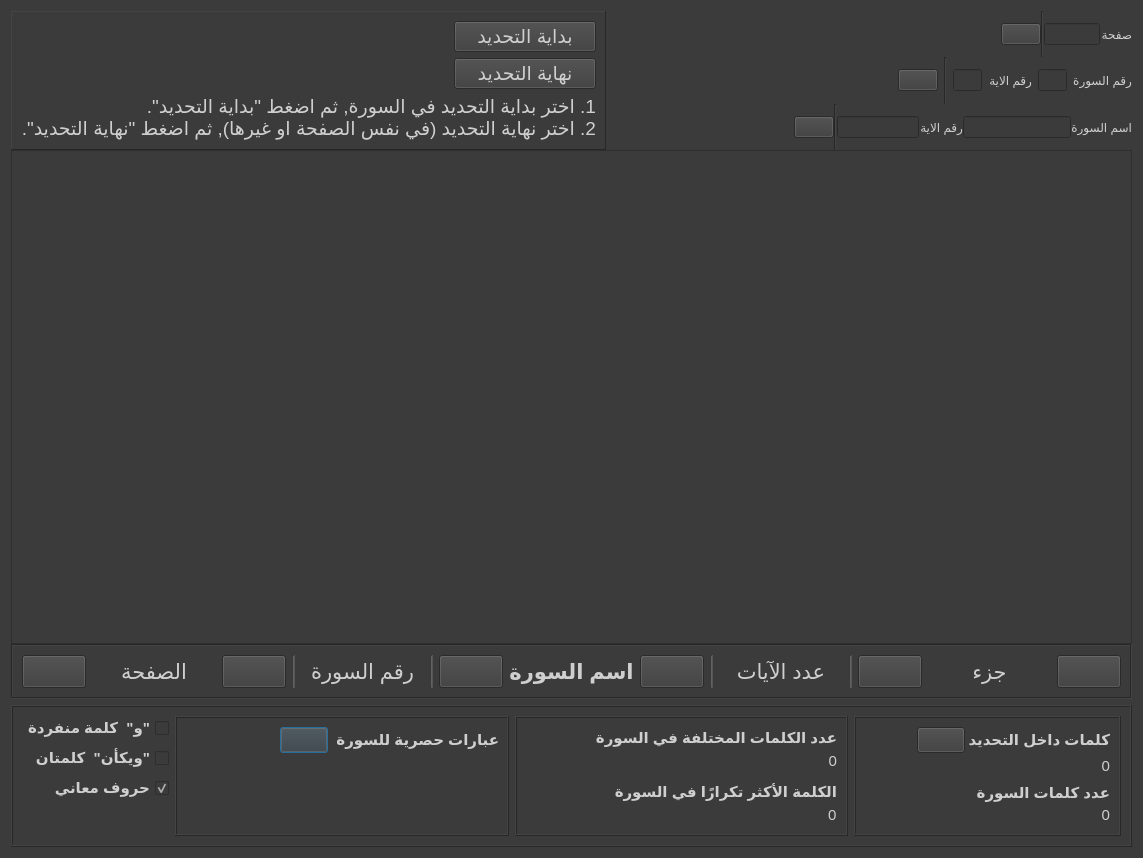
<?xml version="1.0" encoding="UTF-8"?>
<ui version="4.0">
 <class>MushafViewDialog</class>
 <widget class="QDialog" name="MushafViewDialog">
  <property name="geometry">
   <rect>
    <x>0</x>
    <y>0</y>
    <width>1143</width>
    <height>858</height>
   </rect>
  </property>
  <property name="windowTitle">
   <string>متصفح القرآن</string>
  </property>
  <property name="styleSheet">
   <string notr="true">background-color: rgb(59, 59, 59);
color: rgb(207, 207, 207);
font: 400 18pt &quot;Calibri&quot;;</string>
  </property>
  <layout class="QVBoxLayout" name="verticalLayout_7" stretch="5,1">
   <item>
    <layout class="QVBoxLayout" name="verticalLayout" stretch="6,0">
     <property name="spacing">
      <number>0</number>
     </property>
     <property name="leftMargin">
      <number>0</number>
     </property>
     <property name="topMargin">
      <number>0</number>
     </property>
     <property name="rightMargin">
      <number>0</number>
     </property>
     <property name="bottomMargin">
      <number>0</number>
     </property>
     <item>
      <layout class="QVBoxLayout" name="verticalLayout_3" stretch="0,0">
       <item>
        <layout class="QHBoxLayout" name="horizontalLayout_11" stretch="3,4">
         <item>
          <layout class="QVBoxLayout" name="verticalLayout_10">
           <item>
            <widget class="QFrame" name="frame_2">
             <property name="styleSheet">
              <string notr="true">font-size: 14pt;</string>
             </property>
             <property name="frameShape">
              <enum>QFrame::Panel</enum>
             </property>
             <property name="frameShadow">
              <enum>QFrame::Raised</enum>
             </property>
             <layout class="QVBoxLayout" name="verticalLayout_11">
              <item>
               <layout class="QGridLayout" name="gridLayout" columnstretch="3,1">
                <item row="0" column="1">
                 <widget class="QPushButton" name="selectionStartButton">
                  <property name="sizePolicy">
                   <sizepolicy hsizetype="Expanding" vsizetype="Fixed">
                    <horstretch>0</horstretch>
                    <verstretch>0</verstretch>
                   </sizepolicy>
                  </property>
                  <property name="text">
                   <string>بداية التحديد</string>
                  </property>
                  <property name="autoDefault">
                   <bool>false</bool>
                  </property>
                 </widget>
                </item>
                <item row="1" column="1">
                 <widget class="QPushButton" name="selectionEndButton">
                  <property name="sizePolicy">
                   <sizepolicy hsizetype="MinimumExpanding" vsizetype="Fixed">
                    <horstretch>0</horstretch>
                    <verstretch>0</verstretch>
                   </sizepolicy>
                  </property>
                  <property name="text">
                   <string>نهاية التحديد</string>
                  </property>
                  <property name="autoDefault">
                   <bool>false</bool>
                  </property>
                 </widget>
                </item>
                <item row="0" column="0">
                 <widget class="QLabel" name="selectionStartLabel">
                  <property name="text">
                   <string/>
                  </property>
                 </widget>
                </item>
                <item row="1" column="0">
                 <widget class="QLabel" name="selectionEndLabel">
                  <property name="text">
                   <string/>
                  </property>
                 </widget>
                </item>
               </layout>
              </item>
              <item>
               <widget class="QLabel" name="label_16">
                <property name="styleSheet">
                 <string notr="true">font: italic 400 10pt &quot;Calibri&quot;;</string>
                </property>
                <property name="text">
                 <string>1. اختر بداية التحديد في السورة, ثم اضغط &quot;بداية التحديد&quot;.
2. اختر نهاية التحديد (في نفس الصفحة او غيرها), ثم اضغط &quot;نهاية التحديد&quot;.</string>
                </property>
               </widget>
              </item>
             </layout>
            </widget>
           </item>
          </layout>
         </item>
         <item>
          <layout class="QVBoxLayout" name="verticalLayout_2" stretch="0,0,0">
           <item>
            <layout class="QHBoxLayout" name="horizontalLayout_5" stretch="6,2">
             <item>
              <spacer name="horizontalSpacer_2">
               <property name="orientation">
                <enum>Qt::Horizontal</enum>
               </property>
               <property name="sizeHint" stdset="0">
                <size>
                 <width>40</width>
                 <height>20</height>
                </size>
               </property>
              </spacer>
             </item>
             <item>
              <layout class="QHBoxLayout" name="horizontalLayout_10">
               <item>
                <widget class="QPushButton" name="goToPageButton">
                 <property name="text">
                  <string/>
                 </property>
                 <property name="icon">
                  <iconset resource="../resources/resources.qrc">
                   <normaloff>:/search-icon.png</normaloff>:/search-icon.png</iconset>
                 </property>
                 <property name="iconSize">
                  <size>
                   <width>24</width>
                   <height>24</height>
                  </size>
                 </property>
                 <property name="autoDefault">
                  <bool>false</bool>
                 </property>
                </widget>
               </item>
               <item>
                <widget class="Line" name="line_2">
                 <property name="orientation">
                  <enum>Qt::Vertical</enum>
                 </property>
                </widget>
               </item>
               <item>
                <widget class="QLineEdit" name="pageInput">
                 <property name="alignment">
                  <set>Qt::AlignRight|Qt::AlignTrailing|Qt::AlignVCenter</set>
                 </property>
                </widget>
               </item>
               <item>
                <widget class="QLabel" name="label">
                 <property name="text">
                  <string>صفحة</string>
                 </property>
                </widget>
               </item>
              </layout>
             </item>
            </layout>
           </item>
           <item>
            <layout class="QHBoxLayout" name="horizontalLayout_9" stretch="10,8">
             <property name="spacing">
              <number>6</number>
             </property>
             <item>
              <spacer name="horizontalSpacer">
               <property name="orientation">
                <enum>Qt::Horizontal</enum>
               </property>
               <property name="sizeHint" stdset="0">
                <size>
                 <width>40</width>
                 <height>20</height>
                </size>
               </property>
              </spacer>
             </item>
             <item>
              <layout class="QHBoxLayout" name="horizontalLayout_12">
               <item>
                <layout class="QHBoxLayout" name="horizontalLayout_8">
                 <item>
                  <widget class="QPushButton" name="goToRefButton">
                   <property name="text">
                    <string/>
                   </property>
                   <property name="icon">
                    <iconset resource="../resources/resources.qrc">
                     <normaloff>:/search-icon.png</normaloff>:/search-icon.png</iconset>
                   </property>
                   <property name="iconSize">
                    <size>
                     <width>24</width>
                     <height>24</height>
                    </size>
                   </property>
                   <property name="autoDefault">
                    <bool>false</bool>
                   </property>
                  </widget>
                 </item>
                 <item>
                  <widget class="Line" name="line_3">
                   <property name="orientation">
                    <enum>Qt::Vertical</enum>
                   </property>
                  </widget>
                 </item>
                 <item>
                  <widget class="QLineEdit" name="verseInput">
                   <property name="enabled">
                    <bool>true</bool>
                   </property>
                   <property name="layoutDirection">
                    <enum>Qt::RightToLeft</enum>
                   </property>
                   <property name="text">
                    <string/>
                   </property>
                   <property name="alignment">
                    <set>Qt::AlignRight|Qt::AlignTrailing|Qt::AlignVCenter</set>
                   </property>
                  </widget>
                 </item>
                 <item>
                  <widget class="QLabel" name="label_5">
                   <property name="text">
                    <string>رقم الاية</string>
                   </property>
                  </widget>
                 </item>
                </layout>
               </item>
               <item>
                <layout class="QHBoxLayout" name="horizontalLayout_7">
                 <property name="spacing">
                  <number>6</number>
                 </property>
                 <item>
                  <widget class="QLineEdit" name="surahNumInput">
                   <property name="alignment">
                    <set>Qt::AlignRight|Qt::AlignTrailing|Qt::AlignVCenter</set>
                   </property>
                  </widget>
                 </item>
                 <item>
                  <widget class="QLabel" name="label_4">
                   <property name="text">
                    <string>رقم السورة</string>
                   </property>
                  </widget>
                 </item>
                </layout>
               </item>
              </layout>
             </item>
            </layout>
           </item>
           <item>
            <layout class="QHBoxLayout" name="horizontalLayout_14" stretch="3,0,0,2,0">
             <item>
              <spacer name="horizontalSpacer_3">
               <property name="orientation">
                <enum>Qt::Horizontal</enum>
               </property>
               <property name="sizeHint" stdset="0">
                <size>
                 <width>40</width>
                 <height>20</height>
                </size>
               </property>
              </spacer>
             </item>
             <item>
              <widget class="QPushButton" name="goToRef_2">
               <property name="text">
                <string/>
               </property>
               <property name="icon">
                <iconset resource="../resources/resources.qrc">
                 <normaloff>:/search-icon.png</normaloff>:/search-icon.png</iconset>
               </property>
               <property name="iconSize">
                <size>
                 <width>24</width>
                 <height>24</height>
                </size>
               </property>
               <property name="autoDefault">
                <bool>false</bool>
               </property>
              </widget>
             </item>
             <item>
              <widget class="Line" name="line_4">
               <property name="orientation">
                <enum>Qt::Vertical</enum>
               </property>
              </widget>
             </item>
             <item>
              <layout class="QHBoxLayout" name="horizontalLayout_15">
               <item>
                <layout class="QHBoxLayout" name="horizontalLayout_18">
                 <item>
                  <widget class="QLineEdit" name="verseInput_2">
                   <property name="enabled">
                    <bool>true</bool>
                   </property>
                   <property name="layoutDirection">
                    <enum>Qt::RightToLeft</enum>
                   </property>
                   <property name="text">
                    <string/>
                   </property>
                   <property name="alignment">
                    <set>Qt::AlignRight|Qt::AlignTrailing|Qt::AlignVCenter</set>
                   </property>
                  </widget>
                 </item>
                 <item>
                  <widget class="QLabel" name="label_17">
                   <property name="text">
                    <string>رقم الاية</string>
                   </property>
                  </widget>
                 </item>
                </layout>
               </item>
              </layout>
             </item>
             <item>
              <layout class="QHBoxLayout" name="horizontalLayout_19">
               <item>
                <widget class="QLineEdit" name="surahNameInput"/>
               </item>
               <item>
                <widget class="QLabel" name="label_6">
                 <property name="text">
                  <string>اسم السورة</string>
                 </property>
                </widget>
               </item>
              </layout>
             </item>
            </layout>
           </item>
          </layout>
         </item>
        </layout>
       </item>
       <item>
        <widget class="QTextBrowser" name="textBrowser">
         <property name="cursor" stdset="0">
          <cursorShape>IBeamCursor</cursorShape>
         </property>
         <property name="layoutDirection">
          <enum>Qt::RightToLeft</enum>
         </property>
         <property name="styleSheet">
          <string notr="true">font-family: 'Noto Naskh Arabic'; font-size: 17pt;</string>
         </property>
         <property name="locale">
          <locale language="Arabic" country="Israel"/>
         </property>
        </widget>
       </item>
      </layout>
     </item>
     <item>
      <layout class="QHBoxLayout" name="horizontalLayout_4">
       <property name="spacing">
        <number>0</number>
       </property>
       <item>
        <widget class="QFrame" name="frame_4">
         <property name="styleSheet">
          <string notr="true">font-size: 16pt;</string>
         </property>
         <property name="frameShape">
          <enum>QFrame::Box</enum>
         </property>
         <property name="frameShadow">
          <enum>QFrame::Sunken</enum>
         </property>
         <layout class="QHBoxLayout" name="horizontalLayout_2" stretch="0,1,0,0,1,0,0,1,0,0,1,0,0,1,0">
          <item>
           <widget class="QPushButton" name="nextPushButton">
            <property name="toolTip">
             <string>الصفحة التالية</string>
            </property>
            <property name="text">
             <string/>
            </property>
            <property name="icon">
             <iconset resource="../resources/resources.qrc">
              <normaloff>:/left-arrow-icon.png</normaloff>:/left-arrow-icon.png</iconset>
            </property>
            <property name="iconSize">
             <size>
              <width>20</width>
              <height>20</height>
             </size>
            </property>
            <property name="autoDefault">
             <bool>false</bool>
            </property>
           </widget>
          </item>
          <item>
           <widget class="QLabel" name="pageNumDisplay">
            <property name="styleSheet">
             <string notr="true"/>
            </property>
            <property name="text">
             <string notr="true">الصفحة</string>
            </property>
            <property name="alignment">
             <set>Qt::AlignCenter</set>
            </property>
           </widget>
          </item>
          <item>
           <widget class="QPushButton" name="prevPushButton">
            <property name="toolTip">
             <string>الصفحة السابقة</string>
            </property>
            <property name="text">
             <string/>
            </property>
            <property name="icon">
             <iconset resource="../resources/resources.qrc">
              <normaloff>:/right-arrow-icon.png</normaloff>:/right-arrow-icon.png</iconset>
            </property>
            <property name="iconSize">
             <size>
              <width>20</width>
              <height>20</height>
             </size>
            </property>
            <property name="autoDefault">
             <bool>false</bool>
            </property>
           </widget>
          </item>
          <item>
           <widget class="Line" name="line_7">
            <property name="styleSheet">
             <string notr="true">background-color: #565656;</string>
            </property>
            <property name="lineWidth">
             <number>1</number>
            </property>
            <property name="orientation">
             <enum>Qt::Vertical</enum>
            </property>
           </widget>
          </item>
          <item>
           <widget class="QLabel" name="surahNumDisplay">
            <property name="styleSheet">
             <string notr="true"/>
            </property>
            <property name="text">
             <string notr="true">رقم السورة</string>
            </property>
            <property name="alignment">
             <set>Qt::AlignCenter</set>
            </property>
           </widget>
          </item>
          <item>
           <widget class="Line" name="line_6">
            <property name="styleSheet">
             <string notr="true">background-color: #565656;</string>
            </property>
            <property name="lineWidth">
             <number>1</number>
            </property>
            <property name="orientation">
             <enum>Qt::Vertical</enum>
            </property>
           </widget>
          </item>
          <item>
           <widget class="QPushButton" name="nextSurahButton">
            <property name="toolTip">
             <string>السورة التالية</string>
            </property>
            <property name="text">
             <string/>
            </property>
            <property name="icon">
             <iconset resource="../resources/resources.qrc">
              <normaloff>:/left-arrow-icon.png</normaloff>:/left-arrow-icon.png</iconset>
            </property>
            <property name="iconSize">
             <size>
              <width>20</width>
              <height>20</height>
             </size>
            </property>
            <property name="autoDefault">
             <bool>false</bool>
            </property>
           </widget>
          </item>
          <item>
           <widget class="QLabel" name="surahNameDisplay">
            <property name="styleSheet">
             <string notr="true">font: bold;</string>
            </property>
            <property name="text">
             <string notr="true">اسم السورة</string>
            </property>
            <property name="alignment">
             <set>Qt::AlignCenter</set>
            </property>
           </widget>
          </item>
          <item>
           <widget class="QPushButton" name="prevSurahButton">
            <property name="toolTip">
             <string>السورة السابقة</string>
            </property>
            <property name="text">
             <string/>
            </property>
            <property name="icon">
             <iconset resource="../resources/resources.qrc">
              <normaloff>:/right-arrow-icon.png</normaloff>:/right-arrow-icon.png</iconset>
            </property>
            <property name="iconSize">
             <size>
              <width>20</width>
              <height>20</height>
             </size>
            </property>
            <property name="autoDefault">
             <bool>false</bool>
            </property>
           </widget>
          </item>
          <item>
           <widget class="Line" name="line_5">
            <property name="styleSheet">
             <string notr="true">background-color: #565656;</string>
            </property>
            <property name="orientation">
             <enum>Qt::Vertical</enum>
            </property>
           </widget>
          </item>
          <item>
           <widget class="QLabel" name="versesCountDisplay">
            <property name="styleSheet">
             <string notr="true"/>
            </property>
            <property name="text">
             <string notr="true">عدد الآيات</string>
            </property>
            <property name="alignment">
             <set>Qt::AlignCenter</set>
            </property>
           </widget>
          </item>
          <item>
           <widget class="Line" name="line">
            <property name="styleSheet">
             <string notr="true">background-color: #565656;</string>
            </property>
            <property name="lineWidth">
             <number>1</number>
            </property>
            <property name="orientation">
             <enum>Qt::Vertical</enum>
            </property>
           </widget>
          </item>
          <item>
           <widget class="QPushButton" name="nextJuzButton">
            <property name="toolTip">
             <string>الجزء التالي</string>
            </property>
            <property name="text">
             <string/>
            </property>
            <property name="icon">
             <iconset resource="../resources/resources.qrc">
              <normaloff>:/left-arrow-icon.png</normaloff>:/left-arrow-icon.png</iconset>
            </property>
            <property name="autoDefault">
             <bool>false</bool>
            </property>
           </widget>
          </item>
          <item>
           <widget class="QLabel" name="juzzNumDisplay">
            <property name="styleSheet">
             <string notr="true"/>
            </property>
            <property name="text">
             <string notr="true">جزء</string>
            </property>
            <property name="alignment">
             <set>Qt::AlignCenter</set>
            </property>
           </widget>
          </item>
          <item>
           <widget class="QPushButton" name="prevJuzButton">
            <property name="toolTip">
             <string>الجزء السابق</string>
            </property>
            <property name="text">
             <string/>
            </property>
            <property name="icon">
             <iconset resource="../resources/resources.qrc">
              <normaloff>:/right-arrow-icon.png</normaloff>:/right-arrow-icon.png</iconset>
            </property>
            <property name="iconSize">
             <size>
              <width>20</width>
              <height>20</height>
             </size>
            </property>
            <property name="autoDefault">
             <bool>false</bool>
            </property>
           </widget>
          </item>
         </layout>
        </widget>
       </item>
      </layout>
     </item>
    </layout>
   </item>
   <item>
    <widget class="QFrame" name="frame">
     <property name="sizePolicy">
      <sizepolicy hsizetype="Preferred" vsizetype="Preferred">
       <horstretch>0</horstretch>
       <verstretch>0</verstretch>
      </sizepolicy>
     </property>
     <property name="styleSheet">
      <string notr="true">font-size: 11pt;</string>
     </property>
     <property name="locale">
      <locale language="Arabic" country="Israel"/>
     </property>
     <property name="frameShape">
      <enum>QFrame::Box</enum>
     </property>
     <property name="frameShadow">
      <enum>QFrame::Raised</enum>
     </property>
     <layout class="QHBoxLayout" name="horizontalLayout_6" stretch="0,1">
      <item>
       <layout class="QHBoxLayout" name="horizontalLayout_13">
        <item>
         <layout class="QVBoxLayout" name="verticalLayout_18">
          <item>
           <widget class="QCheckBox" name="wawIsAWordCheckbox">
            <property name="layoutDirection">
             <enum>Qt::RightToLeft</enum>
            </property>
            <property name="styleSheet">
             <string notr="true">font: bold;</string>
            </property>
            <property name="text">
             <string>و&quot;  كلمة منفردة&quot;</string>
            </property>
            <property name="checked">
             <bool>false</bool>
            </property>
           </widget>
          </item>
          <item>
           <widget class="QCheckBox" name="waykaannaTwoWordsCheckbox">
            <property name="layoutDirection">
             <enum>Qt::RightToLeft</enum>
            </property>
            <property name="styleSheet">
             <string notr="true">font: bold;</string>
            </property>
            <property name="text">
             <string>ويكأن&quot;  كلمتان&quot;</string>
            </property>
           </widget>
          </item>
          <item>
           <widget class="QCheckBox" name="huroofMaaniCheckbox">
            <property name="toolTip">
             <string notr="true">حتى / ثم / على / عن ...</string>
            </property>
            <property name="layoutDirection">
             <enum>Qt::RightToLeft</enum>
            </property>
            <property name="styleSheet">
             <string notr="true">font: bold;</string>
            </property>
            <property name="text">
             <string>حروف معاني</string>
            </property>
            <property name="checked">
             <bool>true</bool>
            </property>
           </widget>
          </item>
          <item>
           <spacer name="verticalSpacer_4">
            <property name="orientation">
             <enum>Qt::Vertical</enum>
            </property>
            <property name="sizeHint" stdset="0">
             <size>
              <width>20</width>
              <height>40</height>
             </size>
            </property>
           </spacer>
          </item>
         </layout>
        </item>
       </layout>
      </item>
      <item>
       <layout class="QHBoxLayout" name="statsHorizontalLayout" stretch="5,5,4">
        <item>
         <widget class="QFrame" name="exclusiveWordsFrame">
          <property name="cursor">
           <cursorShape>ArrowCursor</cursorShape>
          </property>
          <property name="toolTip">
           <string/>
          </property>
          <property name="styleSheet">
           <string notr="true"/>
          </property>
          <property name="frameShape">
           <enum>QFrame::Box</enum>
          </property>
          <property name="frameShadow">
           <enum>QFrame::Raised</enum>
          </property>
          <layout class="QGridLayout" name="gridLayout_2">
           <property name="leftMargin">
            <number>1</number>
           </property>
           <property name="topMargin">
            <number>1</number>
           </property>
           <property name="rightMargin">
            <number>8</number>
           </property>
           <property name="bottomMargin">
            <number>8</number>
           </property>
           <item row="0" column="0">
            <layout class="QHBoxLayout" name="horizontalLayout_3">
             <property name="spacing">
              <number>8</number>
             </property>
             <property name="topMargin">
              <number>8</number>
             </property>
             <property name="rightMargin">
              <number>0</number>
             </property>
             <property name="bottomMargin">
              <number>0</number>
             </property>
             <item>
              <spacer name="horizontalSpacer_9">
               <property name="orientation">
                <enum>Qt::Horizontal</enum>
               </property>
               <property name="sizeHint" stdset="0">
                <size>
                 <width>40</width>
                 <height>20</height>
                </size>
               </property>
              </spacer>
             </item>
             <item>
              <widget class="QPushButton" name="refreshExclusiveWordsButton">
               <property name="toolTip">
                <string>عبارات اخرى</string>
               </property>
               <property name="text">
                <string/>
               </property>
               <property name="icon">
                <iconset resource="../resources/resources.qrc">
                 <normaloff>:/reset-icon.png</normaloff>:/reset-icon.png</iconset>
               </property>
              </widget>
             </item>
             <item>
              <widget class="QLabel" name="label_7">
               <property name="sizePolicy">
                <sizepolicy hsizetype="Preferred" vsizetype="Preferred">
                 <horstretch>0</horstretch>
                 <verstretch>0</verstretch>
                </sizepolicy>
               </property>
               <property name="toolTip">
                <string>عبارات تظهر فقط في هذه السورة</string>
               </property>
               <property name="styleSheet">
                <string notr="true">font: bold;</string>
               </property>
               <property name="text">
                <string>عبارات حصرية للسورة</string>
               </property>
              </widget>
             </item>
            </layout>
           </item>
           <item row="1" column="0">
            <widget class="QLabel" name="exclusivePhrasesInSurah1">
             <property name="text">
              <string/>
             </property>
            </widget>
           </item>
           <item row="2" column="0">
            <widget class="QLabel" name="exclusivePhrasesInSurah2">
             <property name="text">
              <string/>
             </property>
            </widget>
           </item>
           <item row="3" column="0">
            <widget class="QLabel" name="exclusivePhrasesInSurah3">
             <property name="text">
              <string/>
             </property>
            </widget>
           </item>
          </layout>
         </widget>
        </item>
        <item>
         <widget class="QFrame" name="verticalFrame">
          <property name="frameShape">
           <enum>QFrame::Box</enum>
          </property>
          <property name="frameShadow">
           <enum>QFrame::Raised</enum>
          </property>
          <layout class="QVBoxLayout" name="verticalLayout_5">
           <property name="spacing">
            <number>10</number>
           </property>
           <item>
            <layout class="QVBoxLayout" name="verticalLayout_8">
             <property name="spacing">
              <number>3</number>
             </property>
             <item>
              <widget class="QLabel" name="label_3">
               <property name="sizePolicy">
                <sizepolicy hsizetype="Preferred" vsizetype="Preferred">
                 <horstretch>0</horstretch>
                 <verstretch>0</verstretch>
                </sizepolicy>
               </property>
               <property name="toolTip">
                <string>عدد الكلمات المختلفة (بدون تكرار)</string>
               </property>
               <property name="styleSheet">
                <string notr="true">font: bold;</string>
               </property>
               <property name="text">
                <string>عدد الكلمات المختلفة في السورة</string>
               </property>
              </widget>
             </item>
             <item>
              <layout class="QHBoxLayout" name="horizontalLayout_21">
               <item>
                <spacer name="horizontalSpacer_7">
                 <property name="orientation">
                  <enum>Qt::Horizontal</enum>
                 </property>
                 <property name="sizeHint" stdset="0">
                  <size>
                   <width>40</width>
                   <height>20</height>
                  </size>
                 </property>
                </spacer>
               </item>
               <item>
                <widget class="QLabel" name="surahUniqueWords">
                 <property name="sizePolicy">
                  <sizepolicy hsizetype="Preferred" vsizetype="Preferred">
                   <horstretch>0</horstretch>
                   <verstretch>0</verstretch>
                  </sizepolicy>
                 </property>
                 <property name="toolTip">
                  <string notr="true"/>
                 </property>
                 <property name="layoutDirection">
                  <enum>Qt::LeftToRight</enum>
                 </property>
                 <property name="locale">
                  <locale language="Arabic" country="Israel"/>
                 </property>
                 <property name="text">
                  <string>0</string>
                 </property>
                 <property name="alignment">
                  <set>Qt::AlignRight|Qt::AlignTrailing|Qt::AlignVCenter</set>
                 </property>
                </widget>
               </item>
              </layout>
             </item>
            </layout>
           </item>
           <item>
            <layout class="QVBoxLayout" name="verticalLayout_6">
             <property name="spacing">
              <number>3</number>
             </property>
             <item>
              <widget class="QLabel" name="label_13">
               <property name="sizePolicy">
                <sizepolicy hsizetype="Preferred" vsizetype="Preferred">
                 <horstretch>0</horstretch>
                 <verstretch>0</verstretch>
                </sizepolicy>
               </property>
               <property name="styleSheet">
                <string notr="true">font: bold;</string>
               </property>
               <property name="text">
                <string>الكلمة الأكثر تكرارًا في السورة</string>
               </property>
              </widget>
             </item>
             <item>
              <layout class="QHBoxLayout" name="horizontalLayout_16">
               <item>
                <spacer name="horizontalSpacer_4">
                 <property name="orientation">
                  <enum>Qt::Horizontal</enum>
                 </property>
                 <property name="sizeHint" stdset="0">
                  <size>
                   <width>40</width>
                   <height>20</height>
                  </size>
                 </property>
                </spacer>
               </item>
               <item>
                <widget class="QLabel" name="mostRepeatedWord">
                 <property name="sizePolicy">
                  <sizepolicy hsizetype="Preferred" vsizetype="Preferred">
                   <horstretch>0</horstretch>
                   <verstretch>0</verstretch>
                  </sizepolicy>
                 </property>
                 <property name="toolTip">
                  <string notr="true"/>
                 </property>
                 <property name="layoutDirection">
                  <enum>Qt::LeftToRight</enum>
                 </property>
                 <property name="styleSheet">
                  <string notr="true"/>
                 </property>
                 <property name="text">
                  <string>0</string>
                 </property>
                 <property name="alignment">
                  <set>Qt::AlignLeading|Qt::AlignLeft|Qt::AlignVCenter</set>
                 </property>
                </widget>
               </item>
              </layout>
             </item>
            </layout>
           </item>
          </layout>
         </widget>
        </item>
        <item>
         <widget class="QFrame" name="verticalFrame_2">
          <property name="frameShape">
           <enum>QFrame::Box</enum>
          </property>
          <property name="frameShadow">
           <enum>QFrame::Raised</enum>
          </property>
          <layout class="QVBoxLayout" name="verticalLayout_4">
           <property name="spacing">
            <number>8</number>
           </property>
           <item>
            <layout class="QVBoxLayout" name="verticalLayout_9">
             <property name="spacing">
              <number>3</number>
             </property>
             <item>
              <layout class="QHBoxLayout" name="horizontalLayout">
               <item>
                <spacer name="horizontalSpacer_8">
                 <property name="orientation">
                  <enum>Qt::Horizontal</enum>
                 </property>
                 <property name="sizeHint" stdset="0">
                  <size>
                   <width>40</width>
                   <height>20</height>
                  </size>
                 </property>
                </spacer>
               </item>
               <item>
                <widget class="QPushButton" name="resetStatsButton">
                 <property name="toolTip">
                  <string>محو النتائج</string>
                 </property>
                 <property name="text">
                  <string/>
                 </property>
                 <property name="icon">
                  <iconset resource="../resources/resources.qrc">
                   <normaloff>:/reset-icon.png</normaloff>:/reset-icon.png</iconset>
                 </property>
                </widget>
               </item>
               <item>
                <widget class="QLabel" name="label_12">
                 <property name="sizePolicy">
                  <sizepolicy hsizetype="Preferred" vsizetype="Preferred">
                   <horstretch>0</horstretch>
                   <verstretch>0</verstretch>
                  </sizepolicy>
                 </property>
                 <property name="toolTip">
                  <string>جميع الكلمات داخل التحديد, مع تكرار</string>
                 </property>
                 <property name="styleSheet">
                  <string notr="true">font: bold;</string>
                 </property>
                 <property name="text">
                  <string>كلمات داخل التحديد</string>
                 </property>
                </widget>
               </item>
              </layout>
             </item>
             <item>
              <layout class="QHBoxLayout" name="horizontalLayout_20">
               <item>
                <spacer name="horizontalSpacer_6">
                 <property name="orientation">
                  <enum>Qt::Horizontal</enum>
                 </property>
                 <property name="sizeHint" stdset="0">
                  <size>
                   <width>40</width>
                   <height>20</height>
                  </size>
                 </property>
                </spacer>
               </item>
               <item>
                <widget class="QLabel" name="wordsInSelection">
                 <property name="sizePolicy">
                  <sizepolicy hsizetype="Preferred" vsizetype="Preferred">
                   <horstretch>0</horstretch>
                   <verstretch>0</verstretch>
                  </sizepolicy>
                 </property>
                 <property name="toolTip">
                  <string notr="true"/>
                 </property>
                 <property name="text">
                  <string>0</string>
                 </property>
                 <property name="alignment">
                  <set>Qt::AlignRight|Qt::AlignTrailing|Qt::AlignVCenter</set>
                 </property>
                </widget>
               </item>
              </layout>
             </item>
            </layout>
           </item>
           <item>
            <layout class="QVBoxLayout" name="verticalLayout_12" stretch="0,0">
             <property name="spacing">
              <number>3</number>
             </property>
             <item>
              <widget class="QLabel" name="label_2">
               <property name="sizePolicy">
                <sizepolicy hsizetype="Preferred" vsizetype="Preferred">
                 <horstretch>0</horstretch>
                 <verstretch>0</verstretch>
                </sizepolicy>
               </property>
               <property name="toolTip">
                <string>عدد جميع الكلمات, مع تكرار</string>
               </property>
               <property name="styleSheet">
                <string notr="true">font: bold;</string>
               </property>
               <property name="text">
                <string>عدد كلمات السورة</string>
               </property>
              </widget>
             </item>
             <item>
              <layout class="QHBoxLayout" name="horizontalLayout_17">
               <item>
                <spacer name="horizontalSpacer_5">
                 <property name="orientation">
                  <enum>Qt::Horizontal</enum>
                 </property>
                 <property name="sizeHint" stdset="0">
                  <size>
                   <width>40</width>
                   <height>20</height>
                  </size>
                 </property>
                </spacer>
               </item>
               <item>
                <widget class="QLabel" name="surahWordsNum">
                 <property name="sizePolicy">
                  <sizepolicy hsizetype="Preferred" vsizetype="Preferred">
                   <horstretch>0</horstretch>
                   <verstretch>0</verstretch>
                  </sizepolicy>
                 </property>
                 <property name="toolTip">
                  <string notr="true"/>
                 </property>
                 <property name="text">
                  <string>0</string>
                 </property>
                 <property name="alignment">
                  <set>Qt::AlignRight|Qt::AlignTrailing|Qt::AlignVCenter</set>
                 </property>
                </widget>
               </item>
              </layout>
             </item>
            </layout>
           </item>
          </layout>
         </widget>
        </item>
       </layout>
      </item>
     </layout>
    </widget>
   </item>
  </layout>
 </widget>
 <tabstops>
  <tabstop>pageInput</tabstop>
  <tabstop>goToPageButton</tabstop>
  <tabstop>surahNumInput</tabstop>
  <tabstop>verseInput</tabstop>
  <tabstop>goToRefButton</tabstop>
  <tabstop>surahNameInput</tabstop>
  <tabstop>verseInput_2</tabstop>
  <tabstop>goToRef_2</tabstop>
  <tabstop>selectionStartButton</tabstop>
  <tabstop>selectionEndButton</tabstop>
  <tabstop>textBrowser</tabstop>
  <tabstop>prevJuzButton</tabstop>
  <tabstop>nextJuzButton</tabstop>
  <tabstop>prevSurahButton</tabstop>
  <tabstop>nextSurahButton</tabstop>
  <tabstop>prevPushButton</tabstop>
  <tabstop>nextPushButton</tabstop>
  <tabstop>resetStatsButton</tabstop>
  <tabstop>refreshExclusiveWordsButton</tabstop>
  <tabstop>wawIsAWordCheckbox</tabstop>
  <tabstop>waykaannaTwoWordsCheckbox</tabstop>
 </tabstops>
 <resources>
  <include location="../resources/resources.qrc"/>
 </resources>
 <connections/>
</ui>
